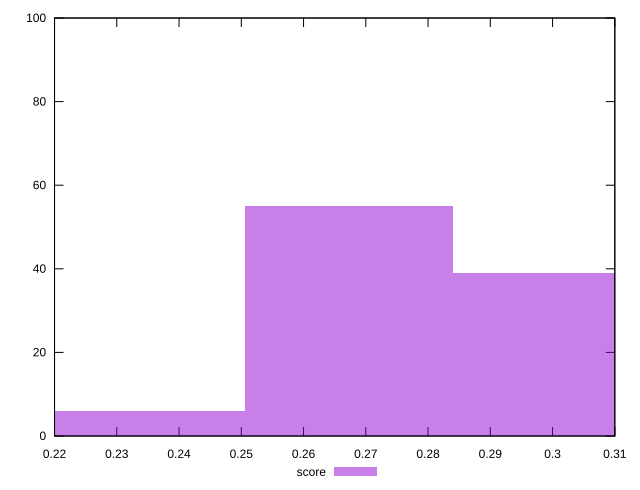

Source code (gnuplot):
reset

$score <<EOF
0.23388574253773903 6
0.26729799147170175 55
0.30071024040566446 39
EOF

set key outside below
set boxwidth 0.03341224893396272
set xrange [0.22:0.31]
set yrange [0:100]
set trange [0:100]
set style fill transparent solid 0.5 noborder
set terminal svg size 640, 490 enhanced background rgb 'white'
set output "reports/report_00032_2021-02-25T10-28-15.087Z/max-potential-fid/samples/astro/score/histogram.svg"

plot $score title "score" with boxes

reset
